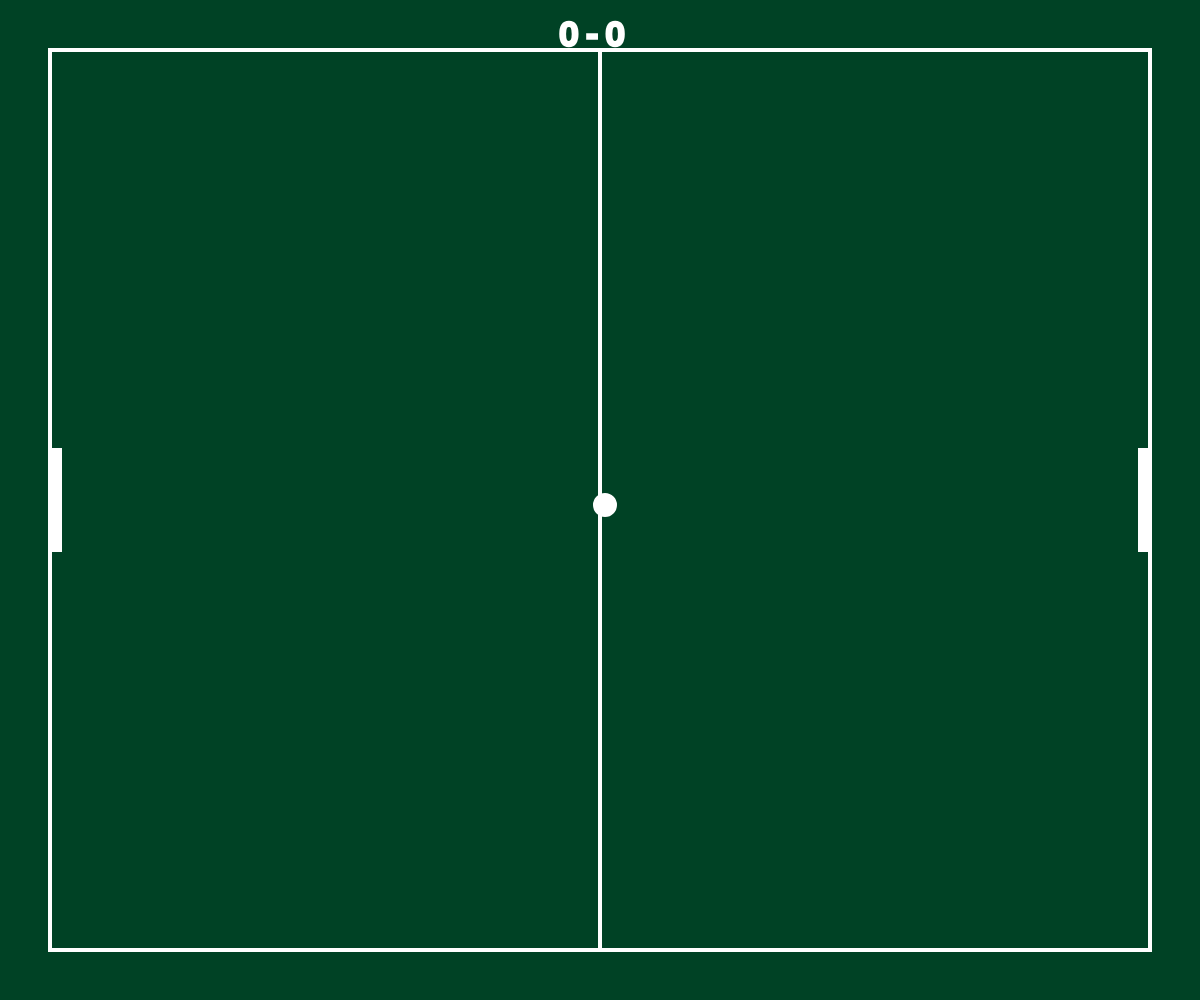
Frame 1 (no input)
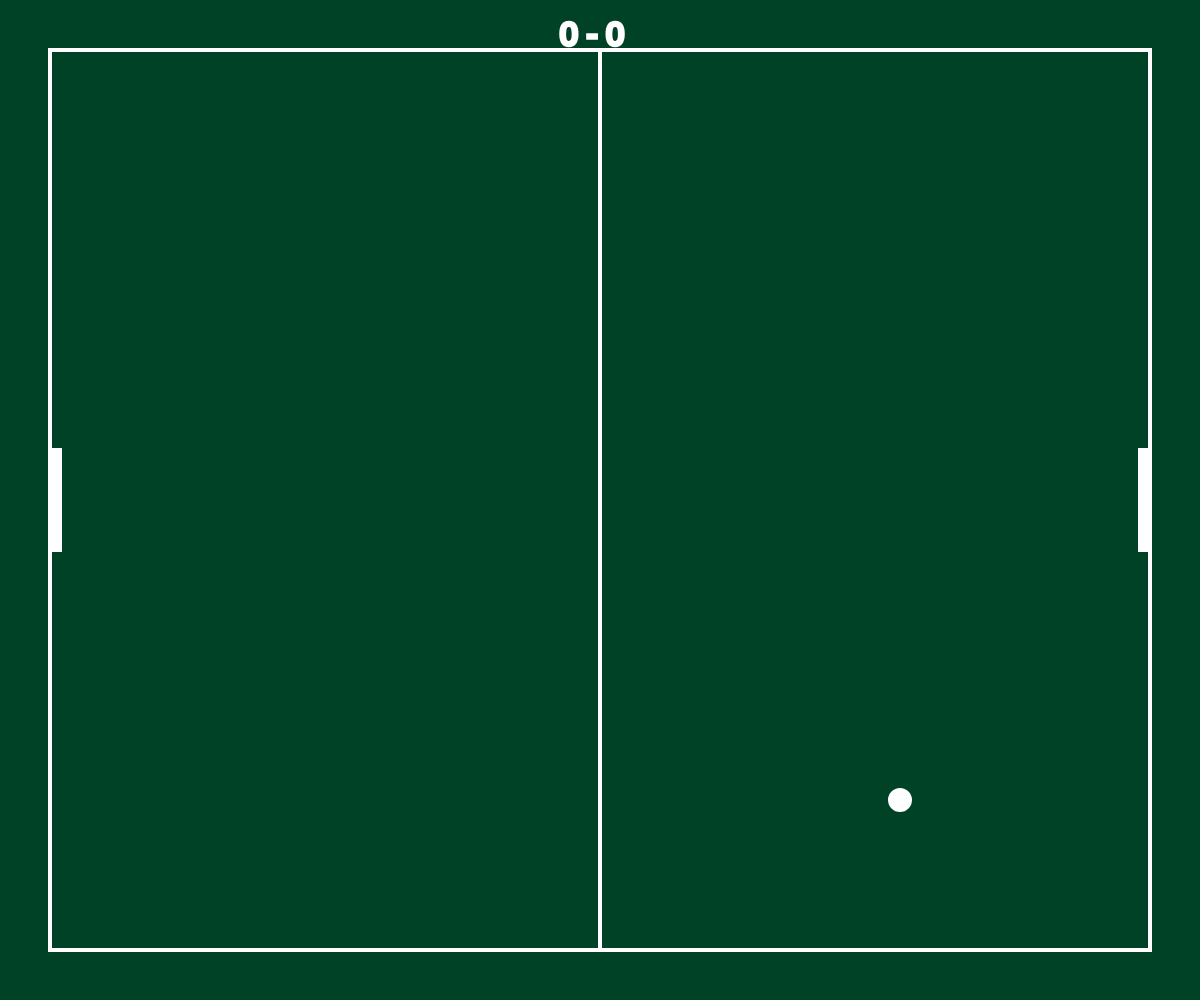
Frame 60 (no input)
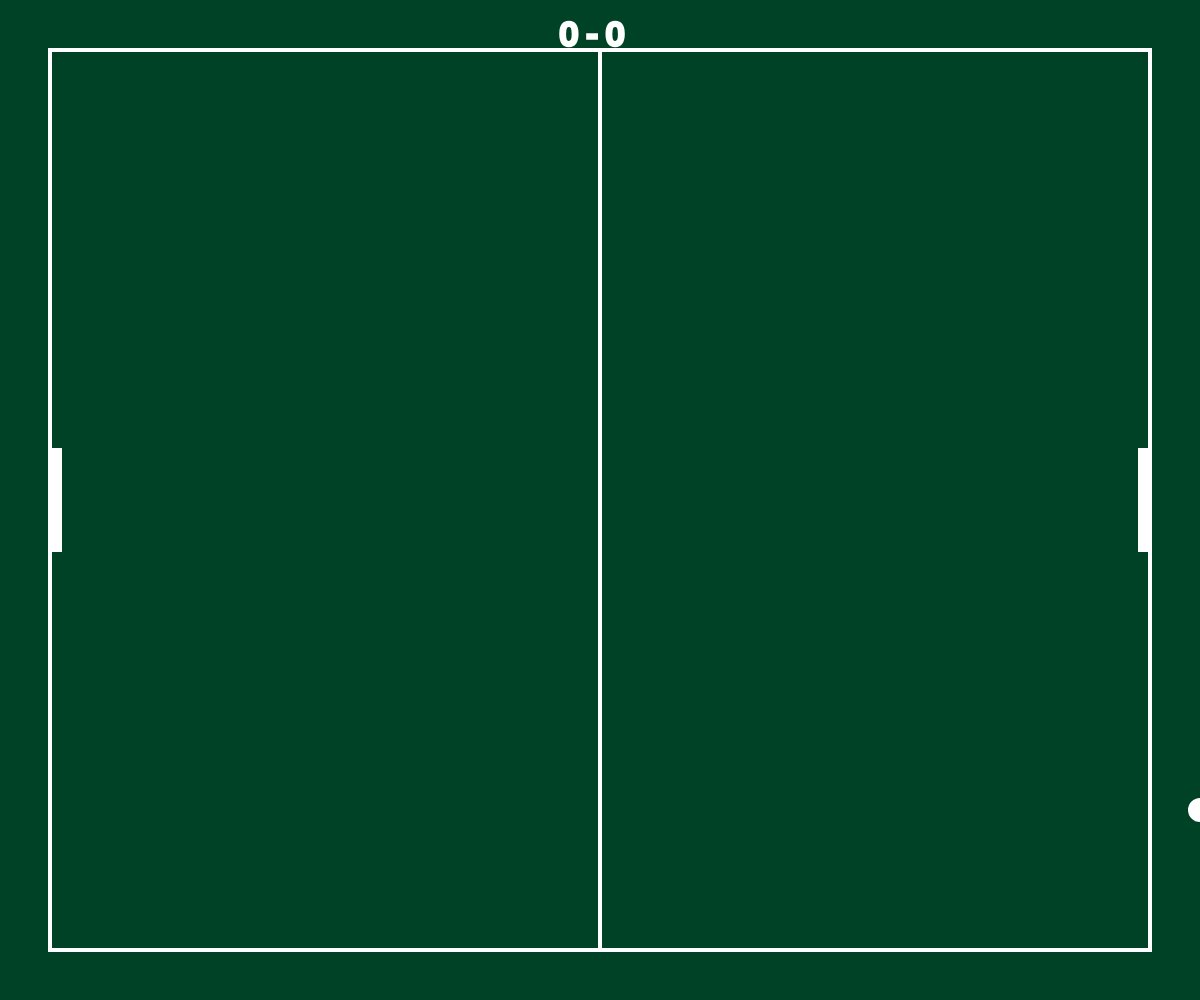
Frame 120 (the mouse pressed at the canvas centre since frame 60)

The p5.js sketch that drew these frames (run headless with seeded random() and noise() and a simulated clock; from frame 60 on, the mouse is pressed at the canvas centre):

// p5.js sketch
// ── sketch.js
let leftPaddle; // 左のパドルオブジェクト
let rightPaddle; // 右のパドルオブジェクト
let ball; // ボールオブジェクト
let leftScore = 0; // 左側の得点
let rightScore = 0; // 右側の得点
let gameIsOver = false; // ゲームが終了したかどうかを示すフラグ

function setup() {
  createCanvas(windowWidth, windowHeight); // ゲーム画面のキャンバスを作成
  leftPaddle = new Paddle(true); // 左のパドルを生成
  rightPaddle = new Paddle(false); // 右のパドルを生成
  ball = new Ball(); // ボールを生成
}

function draw() {
  background(0, 66, 37)

  // テニスコート風のデザインを描画
  stroke(255);
  strokeWeight(4);
  noFill();
  rect(50, 50, width - 100, height - 100); // コートの枠線
  line(width / 2, 50, width / 2, height - 50); // コートの中央のネット

  if (!gameIsOver) {
    // ゲームが終了していない場合の処理
    leftPaddle.update(); // 左のパドルを更新
    rightPaddle.update(); // 右のパドルを更新
    ball.update(); // ボールを更新

    leftPaddle.show(); // 左のパドルを描画
    rightPaddle.show(); // 右のパドルを描画
    ball.show(); // ボールを描画

    textSize(32);
    fill(255);
    text(leftScore + " - " + rightScore, width / 2-40, 45); // 得点を表示

    // ボールが左のパドルに当たった場合、ボールの速度を反転させる
    if (ball.hits(leftPaddle)) {
      ball.xSpeed *= -1;
    }
    // ボールが右のパドルに当たった場合、ボールの速度を反転させる
    if (ball.hits(rightPaddle)) {
      ball.xSpeed *= -1;
    }

    // ボールが画面左端を越えた場合、右側の得点を増やし、ボールをリセットする
    if (ball.x < 0) {
      rightScore++;
      ball.reset();
    }
    // ボールが画面右端を越えた場合、左側の得点を増やし、ボールをリセットする
    if (ball.x > width) {
      leftScore++;
      ball.reset();
    }

    // 左側または右側の得点が10以上になった場合、ゲームを終了し、"Game finish!!"を表示する
    if (leftScore >= 10 || rightScore >= 10) {
      gameIsOver = true;
      textSize(64);
      fill(255);
      text("Game finish!!", width / 2 - 185, height / 2);
    }
  } else {
    // ゲームが終了した場合、"Game finish!!"を表示する
    textSize(64);
    fill(255);
    text("Game finish!!", width / 2 - 185, height / 2);
  }
}

// タッチ開始時の処理
function touchStarted() {
  if (touches.length > 0) {
    // 画面左半分をタッチした場合、左のパドルを移動
    if (touches[0].x < width / 2) {
      leftPaddle.move(-10); // 上に移動
    }
    // 画面右半分をタッチした場合、右のパドルを移動
    else {
      rightPaddle.move(-10); // 上に移動
    }
  }
  return false; // デフォルトのタッチ操作を無効にする
}

// タッチ移動時の処理
function touchMoved() {
  if (touches.length > 0) {
    // 画面左半分をタッチした場合、左のパドルを移動
    if (touches[0].x < width / 2) {
      leftPaddle.move(touches[0].y - pmouseY); // タッチの垂直移動を利用してパドルを移動
    }
    // 画面右半分をタッチした場合、右のパドルを移動
    else {
      rightPaddle.move(touches[0].y - pmouseY); // タッチの垂直移動を利用してパドルを移動
    }
  }
  return false; // デフォルトのタッチ操作を無効にする
}

// タッチ終了時の処理
function touchEnded() {
  // タッチ終了時にパドルの移動を停止
  leftPaddle.move(0);
  rightPaddle.move(0);
  return false; // デフォルトのタッチ操作を無効にする
}

// パドルクラスの定義
class Paddle {
  constructor(isLeft) {
    this.width = 10; // パドルの幅
    this.height = 100; // パドルの高さ
    this.isLeft = isLeft; // 左側のパドルかどうかのフラグ
    this.y = height / 2 - this.height / 2; // パドルの初期位置（垂直方向）
    this.ySpeed = 0; // パドルの垂直速度
    this.score = 0; // パドルの得点
  }
  
  show() {
    fill(255);
    rect(this.isLeft ? 50 : width - this.width - 50, this.y, this.width, this.height); // パドルを描画
  }
  
  update() {
    this.y += this.ySpeed; // パドルの位置を更新
    this.y = constrain(this.y, 50, height - 50 - this.height); // パドルがコート内に収まるように制限
  }
  
  move(dir) {
    this.ySpeed = dir; // パドルの垂直速度を設定して移動
  }
}

// ボールクラスの定義
class Ball {
  constructor() {
    this.size = 20; // ボールの直径
    this.x = width / 2; // ボールの初期位置（水平方向）
    this.y = height / 2; // ボールの初期位置（垂直方向）
    this.xSpeed = 5; // ボールの水平速度
    this.ySpeed = 5; // ボールの垂直速度
  }
  
  show() {
    fill(255);
    ellipse(this.x, this.y, this.size); // ボールを描画
  }
  
  update() {
    this.x += this.xSpeed; // ボールの位置を更新（水平方向）
    this.y += this.ySpeed; // ボールの位置を更新（垂直方向）
    
    // ボールが画面の上端または下端に当たった場合、垂直速度を反転
    if (this.y < 50 || this.y > height - 50) {
      this.ySpeed *= -1;
    }
  }
  
  // ボールがパドルに当たったかどうかを判定
  hits(paddle) {
    if (this.x > (paddle.isLeft ? 50 : width - paddle.width - 50) && this.x < (paddle.isLeft ? 50 + paddle.width : width - 50)) {
      if (this.y > paddle.y && this.y < paddle.y + paddle.height) {
        return true; // ボールがパドルに当たった場合、trueを返す
      }
    }
    return false; // ボールがパドルに当たらなかった場合、falseを返す
  }
  
  // ボールをリセット
  reset() {
    this.x = width / 2; // ボールの初期位置（水平方向）
    this.y = height / 2; // ボールの初期位置（垂直方向）
    this.xSpeed = random(3, 5) * (random() > 0.5 ? 1 : -1); // ボールの水平速度をランダムに設定
    this.ySpeed = random(3, 5) * (random() > 0.5 ? 1 : -1); // ボールの垂直速度をランダムに設定
  }
}
